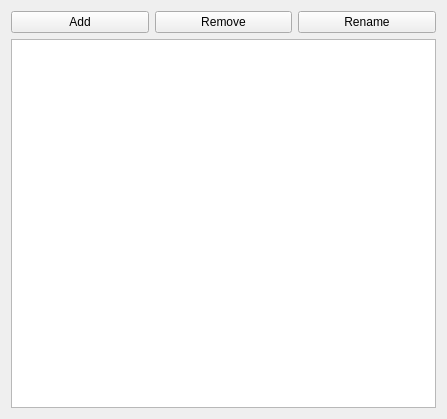
<?xml version="1.0" encoding="UTF-8"?>
<ui version="4.0">
 <class>PatternLibraryWidget</class>
 <widget class="QWidget" name="PatternLibraryWidget">
  <property name="geometry">
   <rect>
    <x>0</x>
    <y>0</y>
    <width>447</width>
    <height>419</height>
   </rect>
  </property>
  <property name="sizePolicy">
   <sizepolicy hsizetype="Preferred" vsizetype="Preferred">
    <horstretch>0</horstretch>
    <verstretch>0</verstretch>
   </sizepolicy>
  </property>
  <property name="windowTitle">
   <string>Form</string>
  </property>
  <layout class="QVBoxLayout" name="verticalLayout">
   <item>
    <layout class="QHBoxLayout" name="horizontalLayout">
     <item>
      <widget class="QPushButton" name="pushButton_2">
       <property name="text">
        <string>Add</string>
       </property>
      </widget>
     </item>
     <item>
      <widget class="QPushButton" name="pushButton">
       <property name="text">
        <string>Remove</string>
       </property>
      </widget>
     </item>
     <item>
      <widget class="QPushButton" name="pushButton_3">
       <property name="text">
        <string>Rename</string>
       </property>
      </widget>
     </item>
    </layout>
   </item>
   <item>
    <widget class="QListWidget" name="listWidget">
     <property name="horizontalScrollBarPolicy">
      <enum>Qt::ScrollBarAlwaysOff</enum>
     </property>
     <property name="sizeAdjustPolicy">
      <enum>QAbstractScrollArea::AdjustToContents</enum>
     </property>
     <property name="flow">
      <enum>QListView::LeftToRight</enum>
     </property>
     <property name="resizeMode">
      <enum>QListView::Adjust</enum>
     </property>
     <property name="spacing">
      <number>20</number>
     </property>
     <property name="gridSize">
      <size>
       <width>64</width>
       <height>64</height>
      </size>
     </property>
     <property name="viewMode">
      <enum>QListView::IconMode</enum>
     </property>
    </widget>
   </item>
  </layout>
 </widget>
 <resources/>
 <connections/>
</ui>
